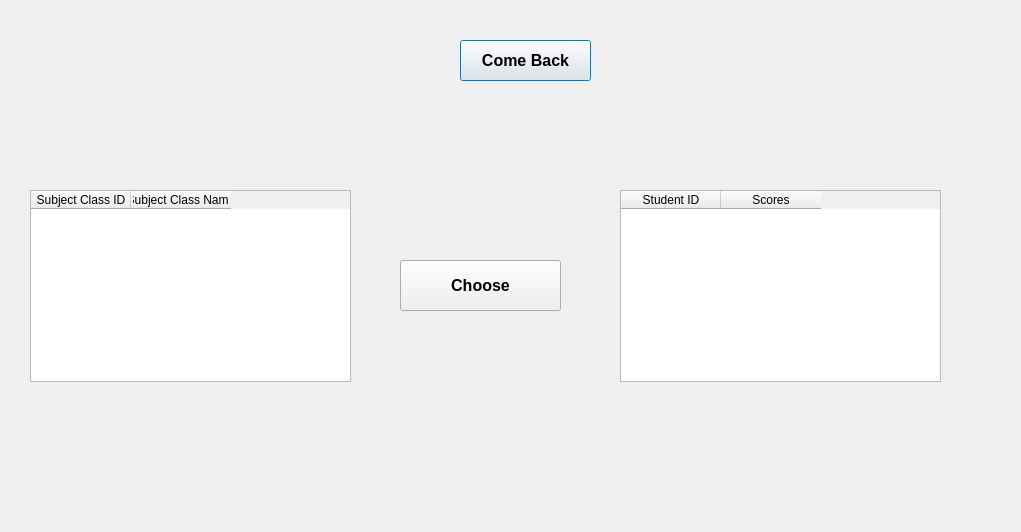
<?xml version="1.0" encoding="UTF-8"?>
<ui version="4.0">
 <class>Dialog</class>
 <widget class="QDialog" name="Dialog">
  <property name="geometry">
   <rect>
    <x>0</x>
    <y>0</y>
    <width>1021</width>
    <height>532</height>
   </rect>
  </property>
  <property name="windowTitle">
   <string>Dialog</string>
  </property>
  <widget class="QPushButton" name="comeBackBtn">
   <property name="geometry">
    <rect>
     <x>460</x>
     <y>40</y>
     <width>131</width>
     <height>41</height>
    </rect>
   </property>
   <property name="font">
    <font>
     <pointsize>12</pointsize>
     <weight>75</weight>
     <bold>true</bold>
    </font>
   </property>
   <property name="text">
    <string>Come Back</string>
   </property>
  </widget>
  <widget class="QTableWidget" name="subjectClassesTable">
   <property name="geometry">
    <rect>
     <x>30</x>
     <y>190</y>
     <width>321</width>
     <height>192</height>
    </rect>
   </property>
   <column>
    <property name="text">
     <string>Subject Class ID</string>
    </property>
   </column>
   <column>
    <property name="text">
     <string>Subject Class Name</string>
    </property>
   </column>
  </widget>
  <widget class="QTableWidget" name="studentScoresTable">
   <property name="geometry">
    <rect>
     <x>620</x>
     <y>190</y>
     <width>321</width>
     <height>192</height>
    </rect>
   </property>
   <column>
    <property name="text">
     <string>Student ID</string>
    </property>
   </column>
   <column>
    <property name="text">
     <string>Scores</string>
    </property>
   </column>
  </widget>
  <widget class="QPushButton" name="chooseBtn">
   <property name="geometry">
    <rect>
     <x>400</x>
     <y>260</y>
     <width>161</width>
     <height>51</height>
    </rect>
   </property>
   <property name="font">
    <font>
     <pointsize>12</pointsize>
     <weight>75</weight>
     <bold>true</bold>
    </font>
   </property>
   <property name="text">
    <string>Choose</string>
   </property>
  </widget>
 </widget>
 <resources/>
 <connections/>
</ui>
